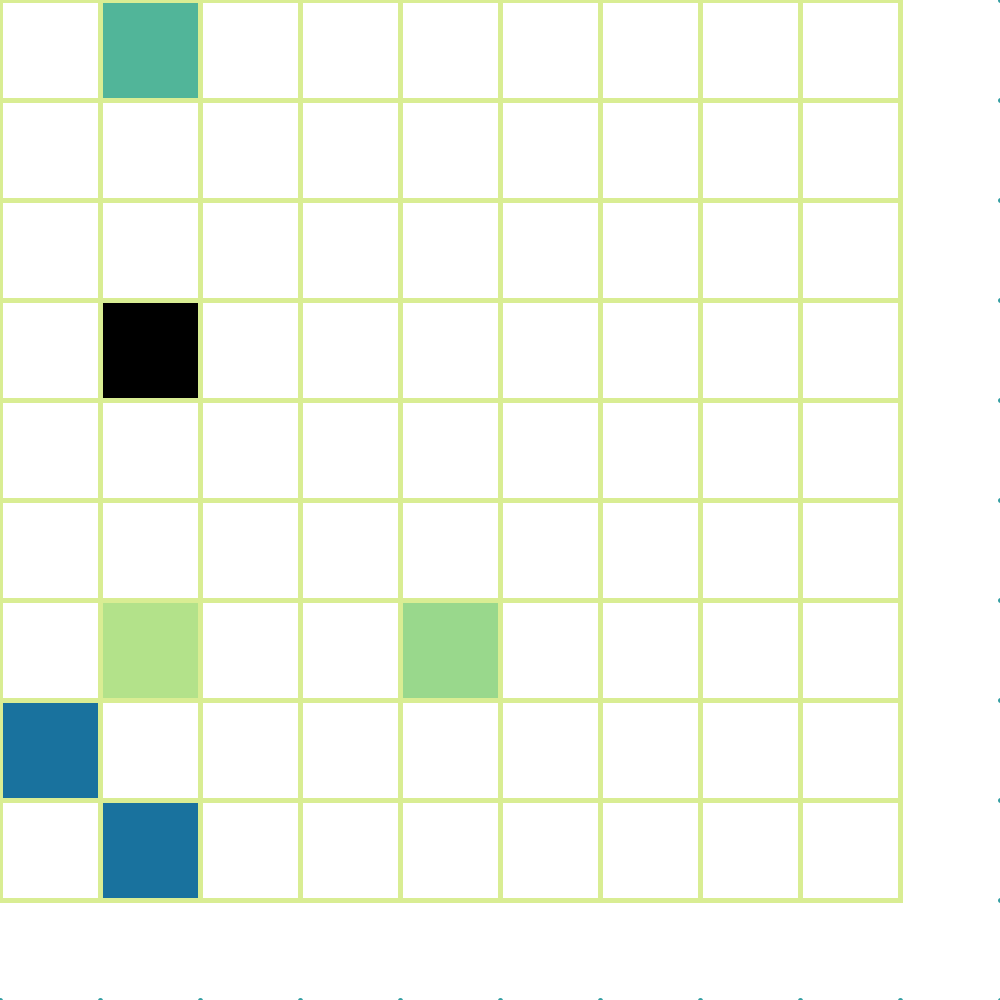
Frame 1 (no input)
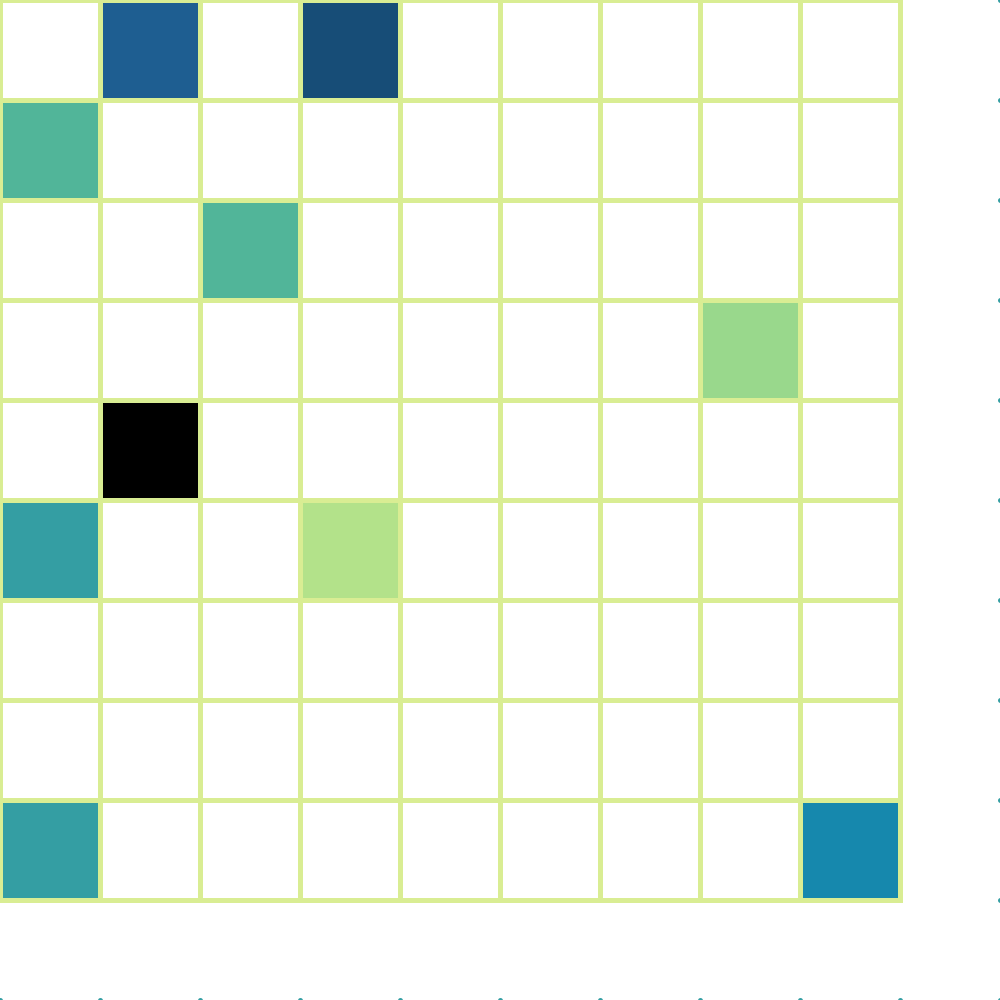
Frame 2 (the mouse pressed at the canvas centre, redrawn once)

The Processing sketch that drew these frames (run headless with seeded random() and noise(); the mouse was pressed at the canvas centre and the sketch redrawn once):

// Processing sketch: sketch_210621a
// ── sketch_210621a.pde

import java.util.*;
import java.util.UUID;

int screenshotCount=1;
// control the size of the grid
int scale = 100;
String screenshotSet = UUID.randomUUID().toString();
int cols = 0;
int rows = 0;
float gH = 0.0;
float gW = 0.0;

// How many colors will we use
color[] colors  = new int[10];

void setup()
{
  size(1000, 1000);

  cols = ceil(width/scale);
  rows = ceil(height/scale);
  gH = width/cols;
  gW = height/rows;

  if ((width % (float(cols) * gW)) > 0.0) {
      float gWOffset = width % (float(cols) * gW);
      gW += gWOffset/float(rows);
  }

  if ((width % (float(rows) * gH)) > 0.0) {
      float gHOffset = width % (float(rows) * gH);
      gH += gHOffset/float(rows);
  }


  colorMode(HSB, 359, 100, 100, 100);
  // https://coolors.co/d9ed92-b5e48c-99d98c-76c893-52b69a-34a0a4-168aad-1a759f-1e6091-184e77
  color c1 = color(73, 38, 93, 100);
  color c2 = color(92, 39, 89, 100);
  color c3 = color(110, 35, 85, 100);
  color c4 = color(141, 41, 78, 100);
  color c5 = color(163, 55, 71, 100);
  color c6 = color(182, 68, 64, 100);
  color c7 = color(194, 87, 68, 100);
  color c8 = color(199, 84, 62, 100);
  color c9 = color(206, 79, 57, 100);
  color c10 = color(206, 80, 47, 100);
  colors[0] = c1;
  colors[1] = c2;
  colors[2] = c3;
  colors[3] = c4;
  colors[3] = c5;
  colors[5] = c6;
  colors[6] = c7;
  colors[7] = c8;
  colors[8] = c9;
  colors[9] = c10;

}

void findSpace(int[][] coord) {
  int start = 0;
  // find the first availible starting point
  for(int i=0; i < 1000; i++) {
      int id = floor(random(coord.length));
      if (coord[id] != null && coord[id][2] != 1) {
        start = id;
        break;
      }
  }
  if (coord[start][2] != 1) {
    float startX = float(coord[start][0])*gW;
    float startY = float(coord[start][1])*gH;
    float endX = 0;
    float endY = 0;
    coord[start][2] = 1;
    strokeWeight(20);
    stroke(colors[1]);
    // first get the furthest we can go in the x direction
    for(int i = start + 1; i < coord.length; i++) {
      if (coord[i] == null) {
        break;
      }

      if(coord[i][2] == 1) {
        break;
      }

      if (float(coord[i][0])*gW <= float(cols)*gW) {
        endX = float(coord[i][0])*gW;
        if(ceil(endX) >= ceil(float(cols)*gW)) {
          break;
        }
      }

      try {
        if (coord[i+1][0] == 0 || coord[i+1][2] == 1) {
            break;
        }
      }
      catch(ArrayIndexOutOfBoundsException exception) {
          // carry on
      }
    }

    // next get the furthest we can go in the y direction
    for(int i=start + cols; i < coord.length; i++) {
      if (coord[i] == null || coord[i][2] == 1) {
        break;
      }

      if(coord[i][1] == rows || ceil(float(coord[i][1])*gH) >= ceil(float(rows)*gH)) {
        break;
      }

      if (float(coord[i][1])*gH <= float(rows)*gH) {
        endY = float(coord[i][1])*gH;
        if(ceil(endY) >= ceil(float(rows)*gH)) {
          break;
        }
      }
    }

    // now we have the rectangle x and y we can find the inside also

    noStroke();
    fill(colors[int(random(10))]);
    beginShape();
    for(int i = 0; i < coord.length; i++) {

        if(float(coord[i][0])*gW >= startX
          && float(coord[i][0])*gW+gW <= endX
          && float(coord[i][1])*gH >= startY
          && float(coord[i][1])*gH+gH <= endY
        ) {
        coord[i][2] = 1;

        vertex(float(coord[i][0])*gW, float(coord[i][1])*gH);
        vertex(float(coord[i][0])*gW+gW, float(coord[i][1])*gH);
        vertex(float(coord[i][0])*gW+gW, float(coord[i][1])*gH+gH);
        vertex(float(coord[i][0])*gW, float(coord[i][1])*gH+gH);
        endShape(CLOSE);
      }

    }

    stroke(colors[0]);
    strokeWeight(5);
    noFill();
    beginShape();
    vertex(startX, startY);
    vertex(endX, startY);
    vertex(endX, endY);
    vertex(startX, endY);
    endShape(CLOSE);
  }
}


void draw() {
  noLoop();
  strokeWeight(5);
  noFill();
  background(color(0,0,100, 100));

  int[][] coordinates = new int[int(rows*cols)][];
  int coordStart = 0;
  for(int r = 0; r < rows; r++) {
    for(int c = 0; c < cols; c++) {
      coordinates[coordStart] = new int[] {c, r, 0};
      coordStart++;
      stroke(colors[5]);
      strokeWeight(5);
      point(float(c)*gW, float(r)*gH);
      if(c == cols - 1) {
        point(float(c + 1)*gW, float(r)*gH);
      }
      if(r == rows - 1) {
        point(float(c)*gW, float(r + 1)*gH);
      }

      if(r == rows - 1 && c == cols - 1) {
        point(float(cols) * gW, float(rows) * gH);
      }
    }
  }
  for(int i=0; i < 1000; i++) {
    findSpace(coordinates);
  }


  //print(" x1/x2/x3/x4 -  " + startX +'/'+ startY +'/'+endX +'/'+endY +'/');

}

void keyPressed() {
  // save a screenshot if 's' is presed
  if(key == 's') {
    save("result-"+nf(height)+"-"+nf(width)+"-"+nf(rows)+"-"+nf(cols)+"-"+screenshotSet+"-"+nf(screenshotCount,4)+".jpg");
    screenshotCount++;
  }
  // redraw sketch if 'enter' is presed
  if(keyCode == 10) {
    redraw();
  }
}
